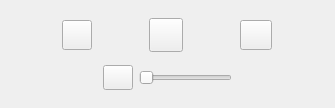
<?xml version="1.0" encoding="UTF-8"?>
<ui version="4.0">
 <class>ControlPanel</class>
 <widget class="QWidget" name="ControlPanel">
  <property name="geometry">
   <rect>
    <x>0</x>
    <y>0</y>
    <width>335</width>
    <height>108</height>
   </rect>
  </property>
  <property name="windowTitle">
   <string>Form</string>
  </property>
  <property name="styleSheet">
   <string notr="true"/>
  </property>
  <layout class="QGridLayout" name="gridLayout">
   <item row="0" column="0">
    <layout class="QHBoxLayout" name="horizontalLayout_2">
     <item>
      <widget class="QToolButton" name="backward">
       <property name="minimumSize">
        <size>
         <width>30</width>
         <height>30</height>
        </size>
       </property>
       <property name="styleSheet">
        <string notr="true">QToolButton
{
  border-image: url(:/images/back.png);
}

QToolButton:pressed
{
	border-image: url(:/images/backward_pressed.png);
}</string>
       </property>
       <property name="text">
        <string/>
       </property>
      </widget>
     </item>
     <item>
      <widget class="QToolButton" name="play">
       <property name="minimumSize">
        <size>
         <width>34</width>
         <height>34</height>
        </size>
       </property>
       <property name="styleSheet">
        <string notr="true"/>
       </property>
       <property name="text">
        <string/>
       </property>
      </widget>
     </item>
     <item>
      <widget class="QToolButton" name="forward">
       <property name="minimumSize">
        <size>
         <width>32</width>
         <height>30</height>
        </size>
       </property>
       <property name="styleSheet">
        <string notr="true">QToolButton
{
  border-image: url(:/images/forward.png);

}
QToolButton:pressed
{

	border-image: url(:/images/forward_pressed.png);
}

</string>
       </property>
       <property name="text">
        <string/>
       </property>
      </widget>
     </item>
    </layout>
   </item>
   <item row="1" column="0">
    <layout class="QHBoxLayout" name="horizontalLayout">
     <item>
      <spacer name="horizontalSpacer">
       <property name="orientation">
        <enum>Qt::Horizontal</enum>
       </property>
       <property name="sizeHint" stdset="0">
        <size>
         <width>40</width>
         <height>20</height>
        </size>
       </property>
      </spacer>
     </item>
     <item>
      <widget class="QToolButton" name="volume">
       <property name="minimumSize">
        <size>
         <width>30</width>
         <height>25</height>
        </size>
       </property>
       <property name="baseSize">
        <size>
         <width>25</width>
         <height>15</height>
        </size>
       </property>
       <property name="styleSheet">
        <string notr="true"/>
       </property>
       <property name="text">
        <string/>
       </property>
      </widget>
     </item>
     <item>
      <widget class="QSlider" name="horizontalSlider">
       <property name="minimumSize">
        <size>
         <width>0</width>
         <height>0</height>
        </size>
       </property>
       <property name="orientation">
        <enum>Qt::Horizontal</enum>
       </property>
      </widget>
     </item>
     <item>
      <spacer name="horizontalSpacer_2">
       <property name="orientation">
        <enum>Qt::Horizontal</enum>
       </property>
       <property name="sizeHint" stdset="0">
        <size>
         <width>40</width>
         <height>20</height>
        </size>
       </property>
      </spacer>
     </item>
    </layout>
   </item>
  </layout>
 </widget>
 <resources/>
 <connections/>
</ui>
